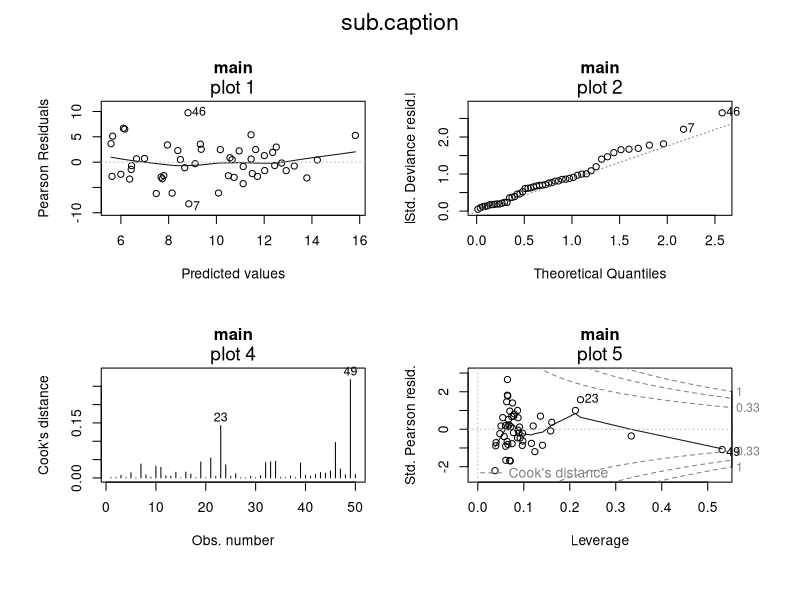

Write R code to recreate this figure.
par( mfrow=c( 2, 2 ), oma=c( 2, 2, 2, 2 ) )
palette( grey( 0:10/14 ) )

plot(
  glm(
    sr ~ .,
    data=LifeCycleSavings
  ),
  caption=paste( "plot", 1:6 ),
  which=c( 1, 2, 4, 5 ),
  labels.id=NULL,
  sub.caption="sub.caption",
  main="main",
  id.n=2,
  cex.id=0.9,
  cook.levels= c( 0.33, 0.67, 1 ),
  iter.smooth=5,
  label.pos=c( 4, 4 ),
  cex.caption=1.15,
  cex.oma.main=1.4
)

par( mfrow=c( 1, 1 ), oma=c( 0, 0, 0, 0 ) )
palette( "default" )
